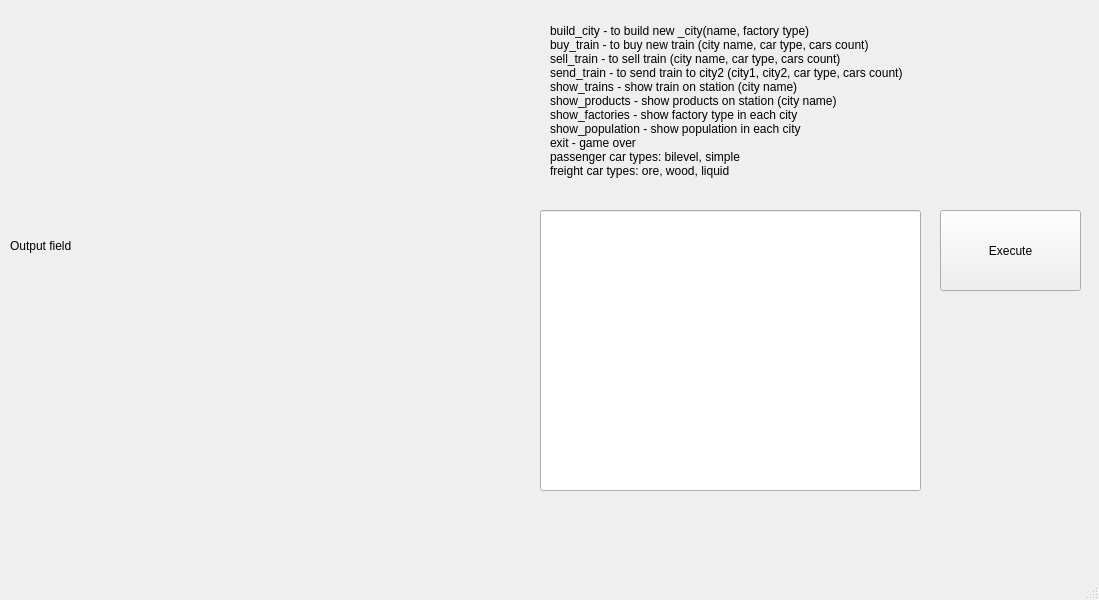
<?xml version="1.0" encoding="UTF-8"?>
<ui version="4.0">
 <class>MainWindow</class>
 <widget class="QMainWindow" name="MainWindow">
  <property name="geometry">
   <rect>
    <x>0</x>
    <y>0</y>
    <width>1099</width>
    <height>600</height>
   </rect>
  </property>
  <property name="windowTitle">
   <string>MainWindow</string>
  </property>
  <widget class="QWidget" name="centralwidget">
   <widget class="QPushButton" name="executeButton">
    <property name="geometry">
     <rect>
      <x>940</x>
      <y>210</y>
      <width>141</width>
      <height>81</height>
     </rect>
    </property>
    <property name="text">
     <string>Execute</string>
    </property>
   </widget>
   <widget class="QLabel" name="outputField">
    <property name="geometry">
     <rect>
      <x>10</x>
      <y>10</y>
      <width>491</width>
      <height>471</height>
     </rect>
    </property>
    <property name="text">
     <string>Output field</string>
    </property>
   </widget>
   <widget class="QLineEdit" name="inputField">
    <property name="geometry">
     <rect>
      <x>540</x>
      <y>210</y>
      <width>381</width>
      <height>281</height>
     </rect>
    </property>
   </widget>
   <widget class="QLabel" name="helpField">
    <property name="geometry">
     <rect>
      <x>550</x>
      <y>0</y>
      <width>551</width>
      <height>201</height>
     </rect>
    </property>
    <property name="text">
     <string>build_city - to build new _city(name, factory type)
buy_train - to buy new train (city name, car type, cars count)
sell_train - to sell train (city name, car type, cars count)
send_train - to send train to city2 (city1, city2, car type, cars count)
show_trains - show train on station (city name)
show_products - show products on station (city name)
show_factories - show factory type in each city
show_population - show population in each city
exit - game over
passenger car types: bilevel, simple
freight car types: ore, wood, liquid</string>
    </property>
   </widget>
  </widget>
  <widget class="QMenuBar" name="menubar">
   <property name="geometry">
    <rect>
     <x>0</x>
     <y>0</y>
     <width>1099</width>
     <height>22</height>
    </rect>
   </property>
  </widget>
  <widget class="QStatusBar" name="statusbar"/>
 </widget>
 <resources/>
 <connections/>
</ui>
